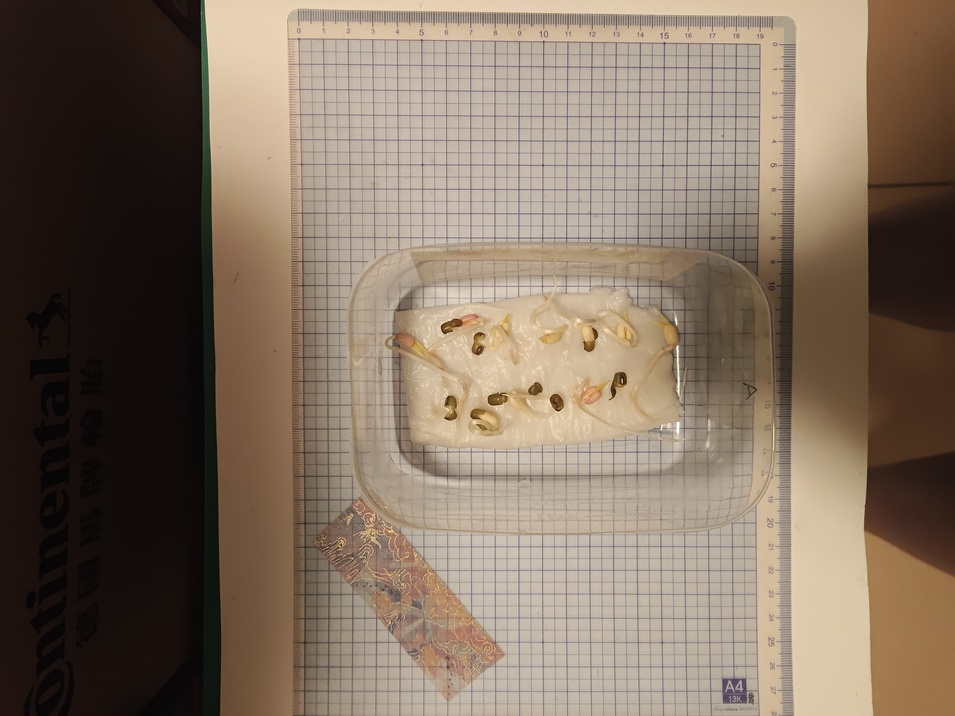
#> input picture green beens/photos/A/DAY1/11.jpg, 955 x 716 px, shrunk from 4096 x 3072 before the run; its folder holds only this picture in this run
$ python measure_light_intensity.py
#> lines starting #> are read from the running program, lines starting #| are printed output that depends on the picture
#!/usr/bin/env python3
"""
Batch image light intensity measurement tool.

Measures relative light intensity by converting images to grayscale and
computing mean gray value (0-255), similar to ImageJ's Mean Gray Value.

Why one LED color can show a higher mean gray than another
----------------------------------------------------------
``convert("L")`` uses luminance weights close to ITU-R BT.601
(roughly 0.299 R + 0.587 G + 0.114 B). A mostly-red patch still gets
non-trivial luminance from the red channel; blue-heavy mixes often read
lower in grayscale even when the LED looks bright to the eye. Phone camera
spectral sensitivity and JPEG processing also differ by color. Higher mean
gray does **not** automatically mean higher optical power — use the same
camera setup and then CAL on the MCU to match levels.

Default input is the ``photos`` folder (``white`` / ``red`` / ``purple``).
Do not leave miscellaneous shots inside ``photos`` if you only want those
three groups analyzed; move extras elsewhere.
"""

from __future__ import annotations

import argparse
import csv
from dataclasses import dataclass
from pathlib import Path
from statistics import mean
from collections import defaultdict
from typing import Iterable

from PIL import Image, ImageStat


SUPPORTED_EXTENSIONS = {".jpg", ".jpeg", ".png", ".bmp", ".tif", ".tiff", ".webp"}


@dataclass
class Roi:
    x: int
    y: int
    w: int
    h: int


def parse_args() -> argparse.Namespace:
    parser = argparse.ArgumentParser(
        description=(
            "Measure relative light intensity from images using mean grayscale value."
        )
    )
    parser.add_argument(
        "--input-dir",
        default="photos",
        help="Directory containing images (default: photos).",
    )
    parser.add_argument(
        "--output",
        default="light_intensity_results.csv",
        help="Output CSV file path (default: light_intensity_results.csv).",
    )
    parser.add_argument(
        "--roi",
        nargs=4,
        type=int,
        metavar=("X", "Y", "W", "H"),
        help="Optional ROI rectangle for all images: X Y W H.",
    )
    parser.add_argument(
        "--top-only",
        action="store_true",
        help="Only scan images in input folder (disable subfolder scan).",
    )
    return parser.parse_args()


def iter_images(input_dir: Path, recursive: bool) -> Iterable[Path]:
    iterator = input_dir.rglob("*") if recursive else input_dir.glob("*")
    for path in iterator:
        if path.is_file() and path.suffix.lower() in SUPPORTED_EXTENSIONS:
            yield path


def validate_roi(roi: Roi, img_w: int, img_h: int) -> None:
    if roi.w <= 0 or roi.h <= 0:
        raise ValueError("ROI width and height must be > 0.")
    if roi.x < 0 or roi.y < 0:
        raise ValueError("ROI x and y must be >= 0.")
    if roi.x + roi.w > img_w or roi.y + roi.h > img_h:
        raise ValueError(
            f"ROI ({roi.x},{roi.y},{roi.w},{roi.h}) exceeds image bounds ({img_w}x{img_h})."
        )


def measure_image(path: Path, roi: Roi | None, root_dir: Path) -> dict:
    with Image.open(path) as img:
#> img is the input picture: PIL image 955x716 RGB; mean R, G, B 130.6, 114, 97.9
        gray = img.convert("L")
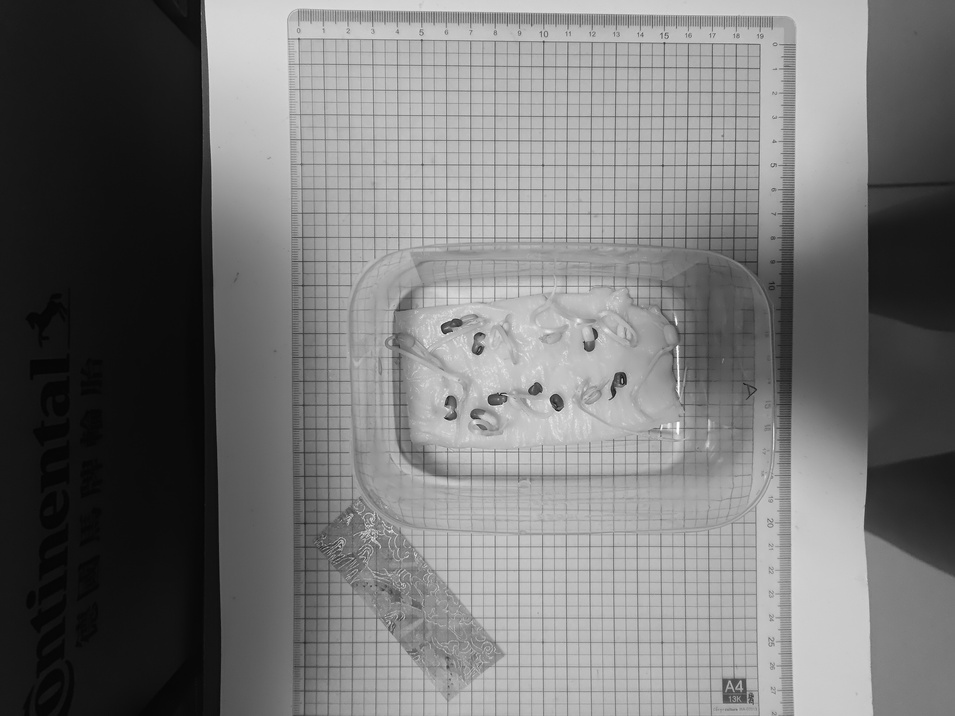
#> gray: PIL image 955x716 L; min 3, max 254, mean 117.1
        width, height = gray.size
#> width = 955; height = 716

        measured = gray
        area = f"full({width}x{height})"
#> area = 'full(955x716)'
        if roi is not None:
            validate_roi(roi, width, height)
            measured = gray.crop((roi.x, roi.y, roi.x + roi.w, roi.y + roi.h))
            area = f"roi({roi.x},{roi.y},{roi.w},{roi.h})"

        stat = ImageStat.Stat(measured)
        mean_gray = float(stat.mean[0])
#> mean_gray = 117.1
        min_gray, max_gray = measured.getextrema()
#> min_gray = 3; max_gray = 254

    try:
        relative_path = str(path.resolve().relative_to(root_dir.resolve()))
        relative_folder = str(Path(relative_path).parent)
    except ValueError:
        relative_path = path.name
        relative_folder = "."

    if relative_folder == "":
        relative_folder = "."

    return {
        "file_name": path.name,
        "file_path": str(path.resolve()),
        "relative_path": relative_path,
        "relative_folder": relative_folder,
        "width": width,
        "height": height,
        "measured_area": area,
        "mean_gray_value": round(mean_gray, 3),
        "min_gray_value": min_gray,
        "max_gray_value": max_gray,
    }


def write_csv(rows: list[dict], output_path: Path) -> None:
    output_path.parent.mkdir(parents=True, exist_ok=True)
    columns = [
        "file_name",
        "file_path",
        "relative_path",
        "relative_folder",
        "width",
        "height",
        "measured_area",
        "mean_gray_value",
        "min_gray_value",
        "max_gray_value",
    ]
    with output_path.open("w", newline="", encoding="utf-8-sig") as f:
        writer = csv.DictWriter(f, fieldnames=columns)
        writer.writeheader()
        writer.writerows(rows)


def main() -> int:
    args = parse_args()
    input_dir = Path(args.input_dir).resolve()
    output_path = Path(args.output).resolve()
    roi = Roi(*args.roi) if args.roi else None

    if not input_dir.exists() or not input_dir.is_dir():
        print(f"[ERROR] Input directory not found: {input_dir}")
        return 1

    recursive_scan = not args.top_only
    images = sorted(iter_images(input_dir, recursive_scan))
    if not images:
        print(f"[WARN] No supported image files found in: {input_dir}")
        print(
            "[TIP] Add images under photos/white, photos/red, photos/purple "
            "(or pass --input-dir)."
        )
        print(f"Supported formats: {', '.join(sorted(SUPPORTED_EXTENSIONS))}")
        return 0

    rows: list[dict] = []
    for path in images:
        try:
            rows.append(measure_image(path, roi, input_dir))
        except Exception as exc:  # keep batch running if one file fails
            print(f"[SKIP] {path.name}: {exc}")
#> pass 2 of the loop in main, `for path in images:`:
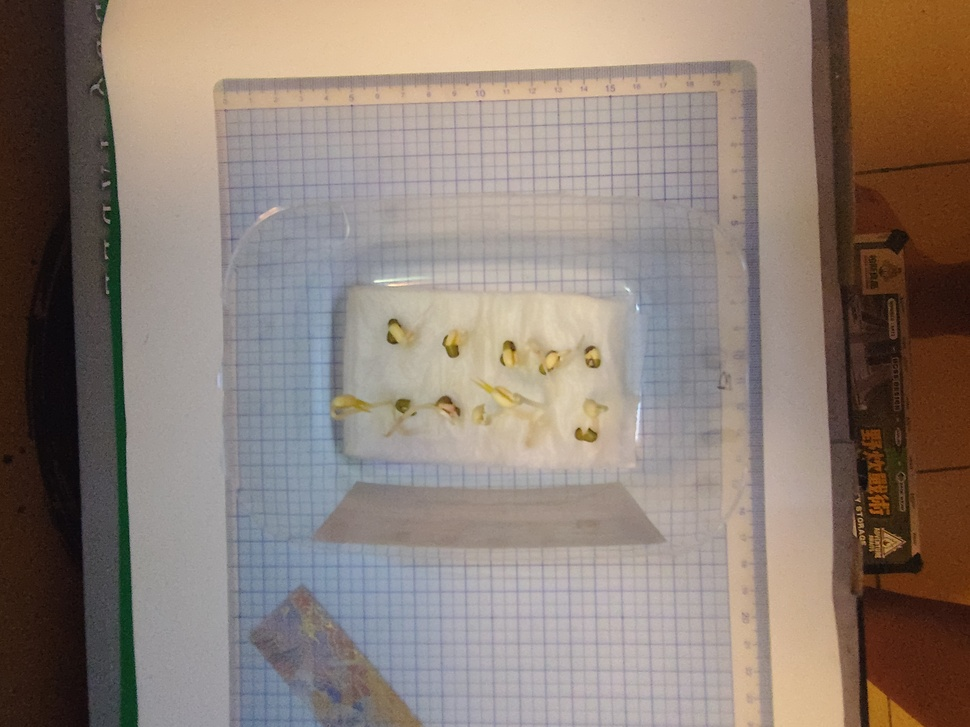
#> input picture green beens/photos/B/DAY1/11.jpg, 970 x 727 px, shrunk from 4160 x 3120 before the run
#> in measure_image, img is the input picture: PIL image 970x727 RGB; mean R, G, B 141.4, 127.5, 118.1
#> in measure_image (call 2), `gray = img.convert("L")`:
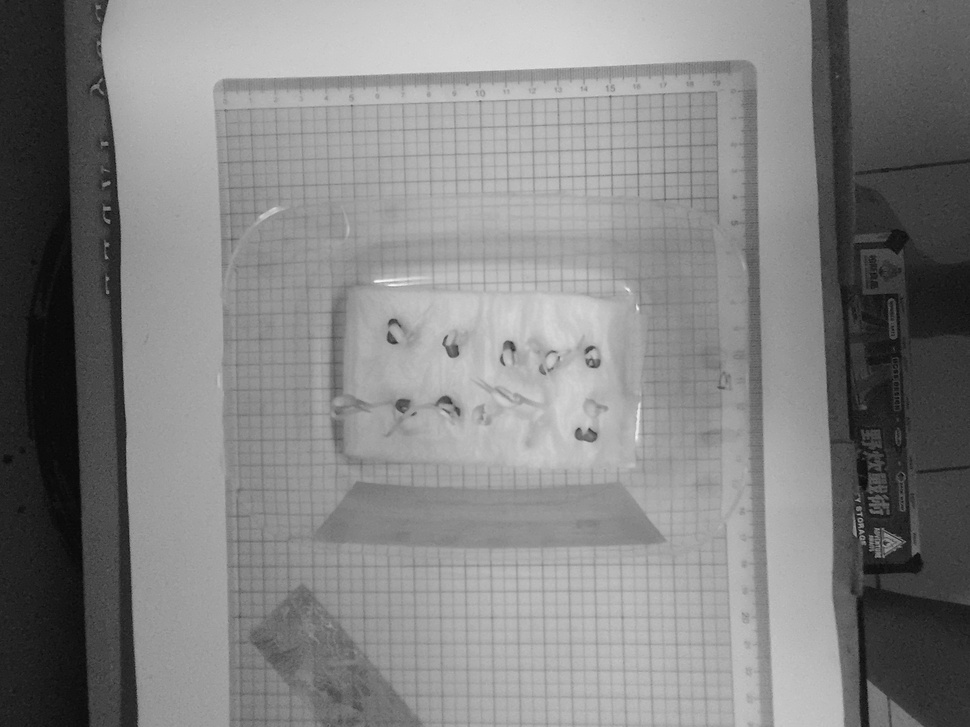
#> gray: PIL image 970x727 L; min 5, max 250, mean 130.6
#> mean_gray = 130.6
#> min_gray = 5; max_gray = 250

    if not rows:
        print("[ERROR] No images were successfully measured.")
        return 1

    write_csv(rows, output_path)

    means = [r["mean_gray_value"] for r in rows]
#> means = [117.1, 130.6]
    print(f"[OK] Measured {len(rows)} image(s).")
#| [OK] Measured 2 image(s).
    print(f"[OK] Saved CSV: {output_path}")
    print(f"[INFO] Mean Gray Value range: {min(means):.3f} ~ {max(means):.3f}")
#| [INFO] Mean Gray Value range: 117.120 ~ 130.580
    print(f"[INFO] Average Mean Gray Value: {mean(means):.3f}")
#| [INFO] Average Mean Gray Value: 123.850
    group_values: dict[str, list[float]] = defaultdict(list)
    for row in rows:
        group_values[row["relative_folder"]].append(float(row["mean_gray_value"]))
#> this loop made 2 passes
    print("[INFO] Folder summary:")
    for folder in sorted(group_values):
        vals = group_values[folder]
        print(
            f"  - {folder}: n={len(vals)}, avg={mean(vals):.3f}, "
            f"min={min(vals):.3f}, max={max(vals):.3f}"
        )

    print(
        "[NOTE] Mean gray is approx. luminance (not equal-energy brightness). "
        "Red scenes often read higher than blue-heavy mixes on typical sensors. "
        "Firmware CAL: scales PWM toward fixed mean gray target 70 "
        "(CAL_TARGET_GRAY_MEAN in green_beans_experiment.ino)."
    )

    # Suggested CAL from photos/white, photos/red, photos/purple folder averages
    leaf_avgs: dict[str, float] = {}
    for folder, vals in group_values.items():
        leaf = Path(folder).name.lower()
        if leaf in ("white", "red", "purple"):
            leaf_avgs[leaf] = mean(vals)
    if len(leaf_avgs) == 3:
        w, r, p = leaf_avgs["white"], leaf_avgs["red"], leaf_avgs["purple"]
        print(
            "[INFO] Suggested Serial (folder averages W,R,P; MCU target mean ~70): "
            f"CAL:{w:.3f},{r:.3f},{p:.3f}"
        )
    elif leaf_avgs:
        missing = {"white", "red", "purple"} - set(leaf_avgs)
        print(
            f"[WARN] Need folders named white, red, purple under input "
            f"for CAL hint (missing: {', '.join(sorted(missing))})."
        )

    print("[TIP] Lower variance means your intensity control is more consistent.")
    return 0


if __name__ == "__main__":
    raise SystemExit(main())
#> (the program exits here)
